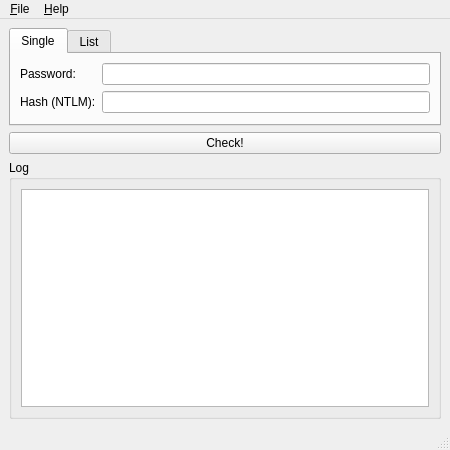
<?xml version="1.0" encoding="UTF-8"?>
<ui version="4.0">
 <class>MainWindow</class>
 <widget class="QMainWindow" name="MainWindow">
  <property name="geometry">
   <rect>
    <x>0</x>
    <y>0</y>
    <width>450</width>
    <height>450</height>
   </rect>
  </property>
  <property name="windowTitle">
   <string>MainWindow</string>
  </property>
  <widget class="QWidget" name="centralwidget">
   <layout class="QGridLayout" name="gridLayout_3">
    <item row="0" column="0">
     <widget class="QTabWidget" name="tabWidget">
      <property name="sizePolicy">
       <sizepolicy hsizetype="Expanding" vsizetype="Minimum">
        <horstretch>0</horstretch>
        <verstretch>0</verstretch>
       </sizepolicy>
      </property>
      <property name="currentIndex">
       <number>0</number>
      </property>
      <widget class="QWidget" name="tab_single">
       <attribute name="title">
        <string>Single</string>
       </attribute>
       <layout class="QGridLayout" name="gridLayout_2">
        <item row="0" column="0">
         <widget class="QLabel" name="label">
          <property name="text">
           <string>Password:</string>
          </property>
         </widget>
        </item>
        <item row="0" column="1">
         <widget class="QLineEdit" name="passwordLineEdit"/>
        </item>
        <item row="1" column="0">
         <widget class="QLabel" name="label_2">
          <property name="text">
           <string>Hash (NTLM):</string>
          </property>
         </widget>
        </item>
        <item row="1" column="1">
         <widget class="QLineEdit" name="hashLineEdit">
          <property name="readOnly">
           <bool>true</bool>
          </property>
         </widget>
        </item>
       </layout>
      </widget>
      <widget class="QWidget" name="tab_list">
       <attribute name="title">
        <string>List</string>
       </attribute>
       <layout class="QGridLayout" name="gridLayout_4">
        <item row="0" column="0">
         <widget class="QLabel" name="label_3">
          <property name="text">
           <string>File:</string>
          </property>
         </widget>
        </item>
        <item row="0" column="1">
         <widget class="QLineEdit" name="lineEdit"/>
        </item>
        <item row="0" column="2">
         <widget class="QPushButton" name="browseButton">
          <property name="text">
           <string>Browse ...</string>
          </property>
         </widget>
        </item>
        <item row="1" column="1">
         <spacer name="verticalSpacer">
          <property name="orientation">
           <enum>Qt::Orientation::Vertical</enum>
          </property>
          <property name="sizeHint" stdset="0">
           <size>
            <width>20</width>
            <height>18</height>
           </size>
          </property>
         </spacer>
        </item>
       </layout>
      </widget>
     </widget>
    </item>
    <item row="2" column="0">
     <widget class="QGroupBox" name="groupBox">
      <property name="sizePolicy">
       <sizepolicy hsizetype="Preferred" vsizetype="Expanding">
        <horstretch>0</horstretch>
        <verstretch>0</verstretch>
       </sizepolicy>
      </property>
      <property name="title">
       <string>Log</string>
      </property>
      <layout class="QGridLayout" name="gridLayout">
       <item row="0" column="0">
        <widget class="QPlainTextEdit" name="logPlainTextEdit">
         <property name="readOnly">
          <bool>true</bool>
         </property>
        </widget>
       </item>
      </layout>
     </widget>
    </item>
    <item row="1" column="0">
     <widget class="QPushButton" name="checkButton">
      <property name="text">
       <string>Check!</string>
      </property>
     </widget>
    </item>
   </layout>
  </widget>
  <widget class="QMenuBar" name="menubar">
   <property name="geometry">
    <rect>
     <x>0</x>
     <y>0</y>
     <width>450</width>
     <height>22</height>
    </rect>
   </property>
   <widget class="QMenu" name="menu_File">
    <property name="title">
     <string>&amp;File</string>
    </property>
    <addaction name="actionOpen"/>
    <addaction name="separator"/>
    <addaction name="actionExit"/>
   </widget>
   <widget class="QMenu" name="menu_Help">
    <property name="title">
     <string>&amp;Help</string>
    </property>
    <addaction name="actionAbout"/>
   </widget>
   <addaction name="menu_File"/>
   <addaction name="menu_Help"/>
  </widget>
  <widget class="QStatusBar" name="statusbar"/>
  <action name="actionOpen">
   <property name="text">
    <string>&amp;Open</string>
   </property>
  </action>
  <action name="actionExit">
   <property name="text">
    <string>E&amp;xit</string>
   </property>
  </action>
  <action name="actionAbout">
   <property name="text">
    <string>&amp;About</string>
   </property>
  </action>
 </widget>
 <resources/>
 <connections/>
</ui>
